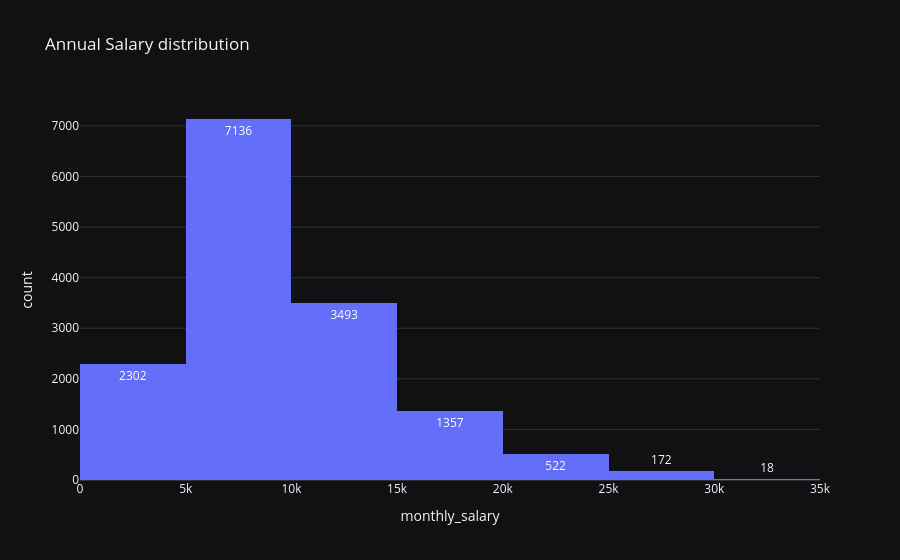

Notebook code cell kept with this figure:
### Code cell
px.histogram(df, x='monthly_salary', nbins=10, title='Annual Salary distribution',
             labels={'count': 'Frequency', 'annual_salary':'Annual Salary'}, template='plotly_dark',
             text_auto=True)

### Figure 1 — Plotly figure (JSON) as saved in the notebook; plotly's stock layout.template omitted (floating-point values rounded to 4 significant figures; data arrays with more than 128 entries replaced by an {"elided": "..."} marker saying what was removed)
{"data": [{"bingroup": "x", "hovertemplate": "monthly_salary=%{x}<br>count=%{y}<extra></extra>", "legendgroup": "", "marker": {"color": "#636efa", "pattern": {"shape": ""}}, "name": "", "nbinsx": 10, "orientation": "v", "showlegend": false, "texttemplate": "%{value}", "type": "histogram", "x": {"elided": "15000 float values"}, "xaxis": "x", "yaxis": "y"}], "layout": {"barmode": "relative", "legend": {"tracegroupgap": 0}, "title": {"text": "Annual Salary distribution"}, "xaxis": {"anchor": "y", "domain": [0, 1], "title": {"text": "monthly_salary"}}, "yaxis": {"anchor": "x", "domain": [0, 1], "title": {"text": "count"}}}}
